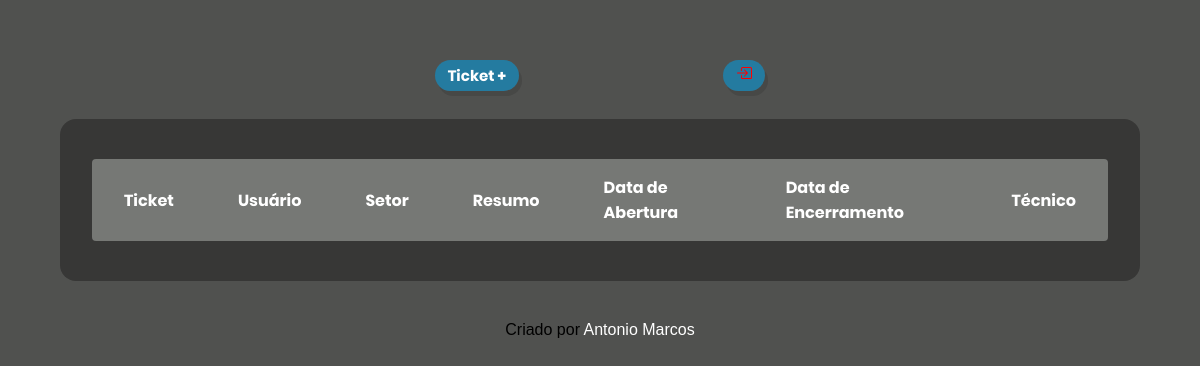
The page /paginas/pesquisa.php on the database as committed earlier.
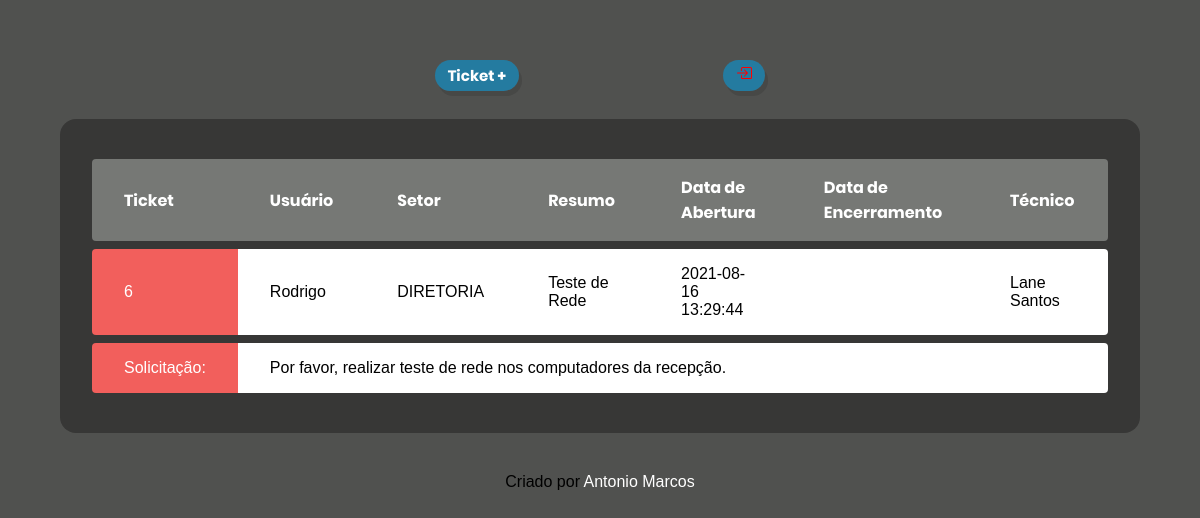
The same page on the database as committed later.
### tables this page shows
CREATE TABLE `chamado` (
  `ID` int(11) NOT NULL,
  `RESUMO` varchar(30) NOT NULL,
  `SOLICITACAO` varchar(500) NOT NULL,
  `PRIORIDADE` varchar(20) NOT NULL,
  `DTABERTURA` datetime NOT NULL,
  `DTENCERRAMENTO` datetime DEFAULT NULL,
  `TECNICO` int(11) NOT NULL,
  `USUARIO` int(11) NOT NULL
);

CREATE TABLE `usu` (
  `ID` int(11) NOT NULL,
  `Nome` varchar(30) NOT NULL,
  `sexo` int(1) NOT NULL,
  `usuario` varchar(20) NOT NULL,
  `senha` varchar(16) NOT NULL,
  `NA` int(2) NOT NULL,
  `SETOR` int(11) NOT NULL
);

CREATE TABLE `setor` (
  `CODSETOR` int(3) NOT NULL,
  `NOMESETOR` varchar(20) NOT NULL
);

CREATE TABLE `tecnicos` (
  `ID` int(11) NOT NULL,
  `Tecnico` varchar(30) NOT NULL,
  `sexo` int(1) NOT NULL,
  `usuario` varchar(20) NOT NULL,
  `senha` varchar(16) NOT NULL,
  `NA` int(2) NOT NULL,
  `setor` int(2) NOT NULL
);

### paginas/pesquisa.php (the view, shortened to what this page needs)
<?php
if($_SESSION['NA']==5 || $_SESSION['ID']==$HELPDESK){
    $helpdesk=6;
?>
<!DOCTYPE html>
<html lang="pt-br">
<head>
	<link rel="stylesheet" type="text/css" href="../css/css.css">
</head>
<body>
	<header>
		<a onclick="Modal.open()" class="bnt direita">Ticket +</a>
		<a href="../php/sair.php" class="bnt esquerda"><?php echo $_SESSION['nome']; ?>
		</a>
	</header>
	<main class="container">
		<section id="transaction">
            <table id="data-table">
                <thead>
                    <tr>
                        <th>Ticket</th>
                        <th>Usuário</th>
                        <th>Setor</th>
                        <th>Resumo</th>
                        <th>Data de Abertura</th>
                        <th>Data de Encerramento</th>
                        <th>Técnico</th>
                    </tr>
                </thead>
                <tbody>
                    <?php
                    include_once("../php/conexao.php");
                    $result_usuarios = "
                    SELECT
                        A.ID,
                        A.PRIORIDADE,
                        B.NOME,
                        A.RESUMO,
                        A.SOLICITACAO,
                        A.DTABERTURA,
                        A.DTENCERRAMENTO,
                        C.TECNICO,
                        D.NOMESETOR
                      FROM
                        chamado A
                    INNER JOIN usu B ON A.USUARIO=B.ID
                    INNER JOIN Tecnicos C ON A.TECNICO=C.ID
                    INNER JOIN setor D ON B.setor=D.codsetor
                    WHERE
                        A.ID=$helpdesk;
                    ";
                    $resultado_usuarios = mysqli_query($conn, $result_usuarios);
                    while($row_usuario = mysqli_fetch_assoc($resultado_usuarios)){
                        ?>
                    <tr>
                        <td class="<?php echo $row_usuario['PRIORIDADE'];?>"><a href="" <?php if($row_usuario['PRIORIDADE']=="tecnico"){ echo "style='color: white;'";}else{ echo "style='color: black;'";} ?> ><?php echo $row_usuario['ID'];?></a></td>
                        <td><?php echo $row_usuario['NOME'];?></td>
                        <td><?php echo $row_usuario['NOMESETOR']; ?></td>
                        <td><?php echo $row_usuario['RESUMO'];?></td>
                        <td><?php echo $row_usuario['DTABERTURA'];?></td>
                        <td><?php echo $row_usuario['DTENCERRAMENTO'];?></td>
                        <td><?php echo $row_usuario['TECNICO'];?></td>
                    </tr>
                    <tr>
                        <td class="<?php echo $row_usuario['PRIORIDADE'];?>" <?php if($row_usuario['PRIORIDADE']=="tecnico"){ echo "style='color: white;'";}else{ echo "style='color: black;'"; } ?> >Solicitação:</td>
                        <td colspan="6"><?php echo $row_usuario['SOLICITACAO'];?></td>
                    </tr>
                    <?php } ?>
                </tbody>
            </table>
        </section>
	</main>
	<footer>
		Criado por <a href="https://github.com/Ruan-Castro" target="_blank">Antonio Marcos</a>
	</footer>
</body>
</html>
<?php
}
?>

### css/css.css (style rules this page uses)
:root { --dark-blue: #363f5f; --green: #49AA26; --light-green: #3dd705; --red: #e92929; --botao: #247ba0; }
* { padding: 0; margin: 0; box-sizing: border-box; }
body { overflow-x: hidden; background: #50514F; font-family: 'Poppins', sans-serif; }
a { text-decoration: none; }
.container { width: min(90vw, 1330px); margin: auto; }
header { padding: 4rem 0 2rem; text-align: center; }
.bnt { background-color: var(--botao); color: #FFF; outline: none; padding: 5px 13px; border-radius: 25px; font-family: Poppins-Bold; font-size: 15px; cursor: pointer; -webkit-box-shadow: 3px 5px rgba(50, 50, 50, 0.3); -moz-box-shadow: 3px 5px rgba(50, 50, 50, 0.3); box-shadow: 3px 5px rgba(50, 50, 50, 0.3); }
.direita { margin-right: 100px; }
.esquerda { margin-left: 100px; }
main { background: #373736; border-radius: 16px; padding: 2rem; }
th { padding: 1rem; font-family: "Poppins-Bold", sans-serif; }
footer { text-align: center; padding-top: 40px; padding-bottom: 40px; }
footer a { color: white; text-decoration: none; }
#transaction { display: block; width: 100%; overflow-x: auto; }
#data-table { width: 100%; border-spacing: 0 0.5rem; color: #969cb3; }
table thead tr th:first-child, table tbody tr td:first-child { border-radius: 0.25rem 0 0 0.25rem; }
table thead tr th:last-child, table tbody tr td:last-child { border-radius: 0 0.25rem 0.25rem 0; }
table thead th { background: #767875; color: white; font-weight: normal; padding: 1rem 2rem; text-align: left; }
table tbody tr { opacity: 1; color: black; }
table tbody td { background: white; color: black; padding: 1rem 2rem; }
table tbody tr .tecnico { background: #f25f5c; color: white !important; padding: 1rem 2rem; }

Rows that differ between the two databases and show on the page:
added chamado: ID "6", usu.Nome "Rodrigo", setor.NOMESETOR "DIRETORIA", RESUMO "Teste de Rede", DTABERTURA "2021-08-16 13:29:44", tecnicos.Tecnico "Lane Santos", SOLICITACAO "Por favor, realizar teste de rede nos computadores da recepção."
